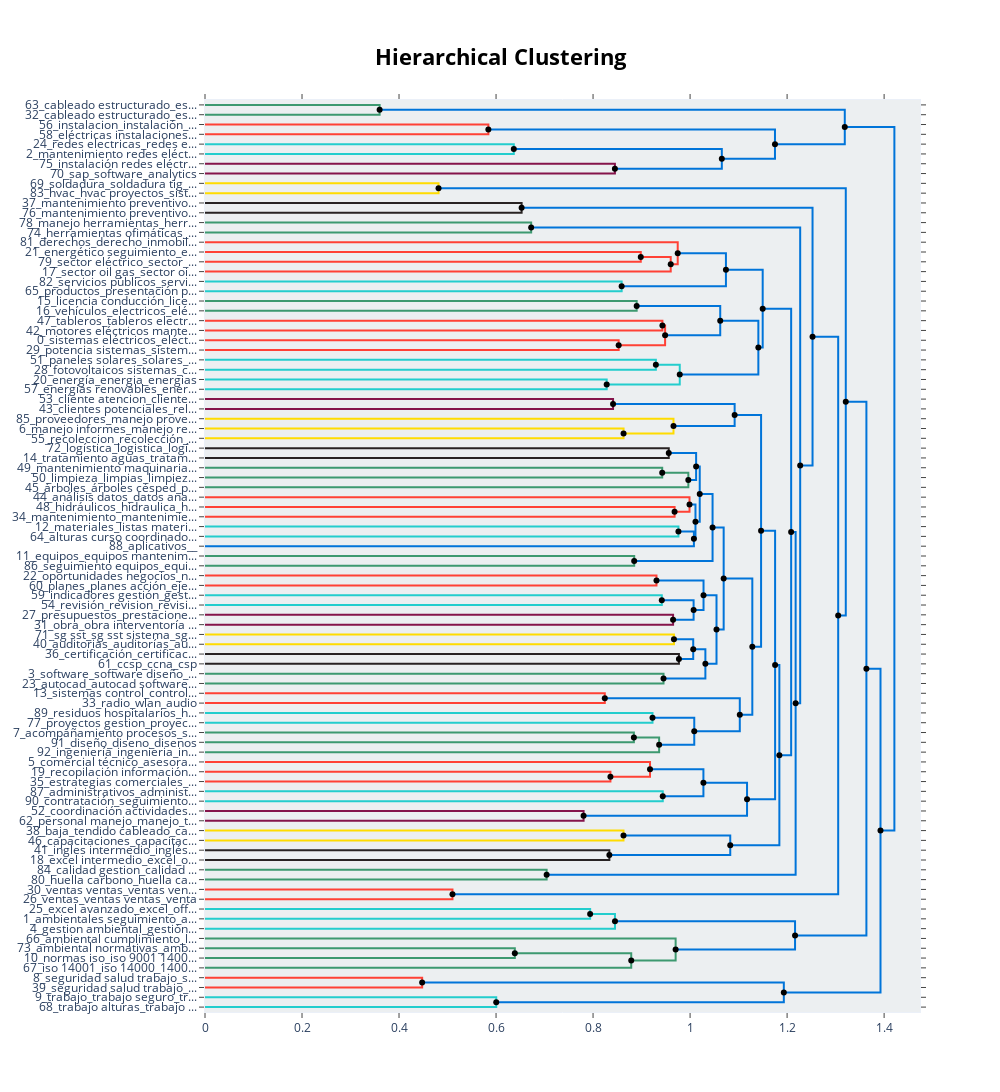

Notebook code for this chart:
### Code cell
model.visualize_hierarchy(hierarchical_topics=model_jer)
